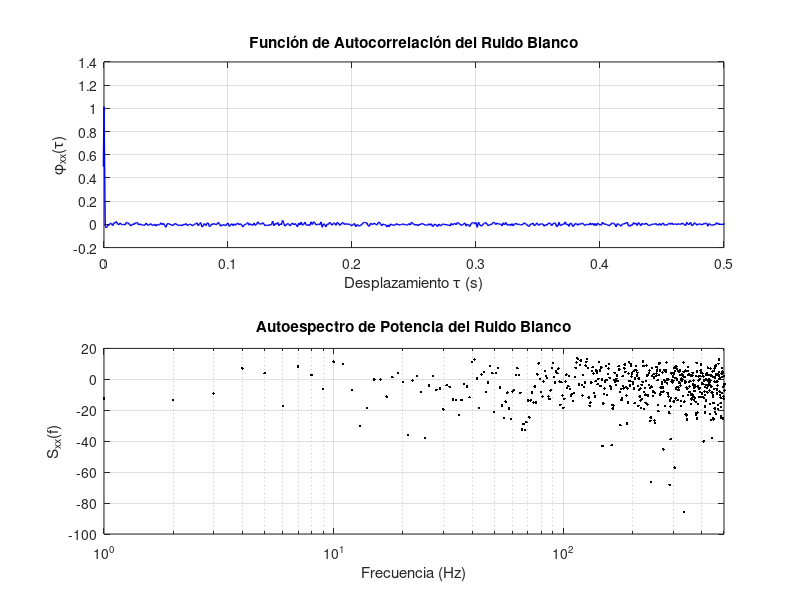

Here is the MATLAB script that generated this plot:
%%TP3, ejercicio 5
pkg load signal;
clear all; close all; clc

fs = 1000; t_max = 10; sigma = 1;
t = 0:1/fs:t_max; N = length(t);

%%Generación de ruido blanco
x = sigma * randn(1, N);

phi_xx=0;tau=0;

[phi_xx, lags] = xcorr(x, 'biased'); tau = lags / fs;
S_xx = fft(phi_xx); f = (-N/2:N/2-1)*(fs/N);
figure;
subplot(2, 1, 1); plot(tau, phi_xx, 'b-', 'LineWidth', 1); xlabel('Desplazamiento \tau (s)'); ylabel('\phi_{xx}(\tau)'); title('Función de Autocorrelación del Ruido Blanco'); grid on; xlim([0 0.5]);
subplot(2, 1, 2);
semilogx(20*log10(abs(S_xx(1:N/2))),'.k');
xlabel('Frecuencia (Hz)'); ylabel('S_{xx}(f)'); title('Autoespectro de Potencia del Ruido Blanco'); grid on; xlim([-fs/2 fs/2]);
